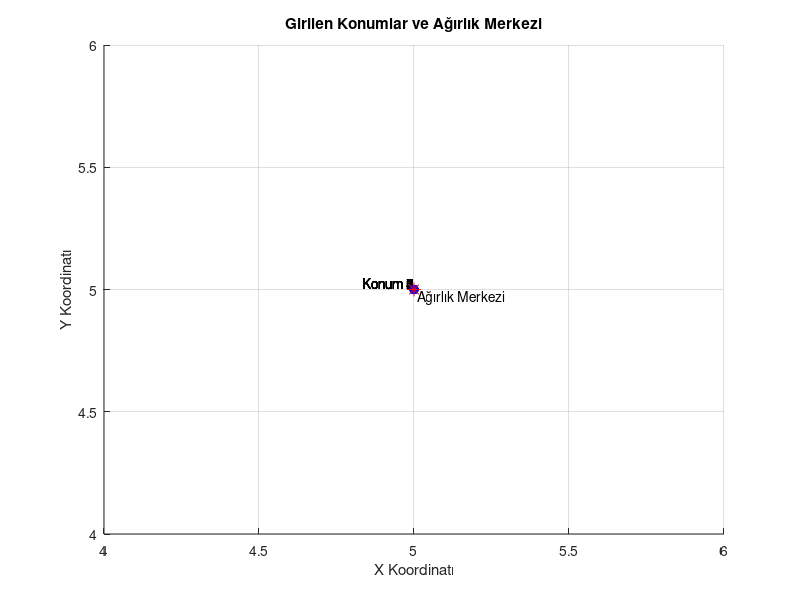

Reproduce this figure in MATLAB.
% Sabit hacimler
hacim = [80; 100; 120; 130; 100; 150; 90];

% Alınacak veri sayısını 7 ye sabitler yukarıda 7 tane hacim olduğu için
% eğer veri sayısını arttırmak istersek ekstra hacim ekleyebiliriz.
n = length(hacim);

% Boş dizi
koordinat_x = zeros(n, 1);
koordinat_y = zeros(n, 1);

% Koordinat 
figure;
hold on; 
grid on; 
xlabel('X Koordinatı'); % X ekseni etiketi
ylabel('Y Koordinatı'); % Y ekseni etiketi
title('Girilen Konumlar ve Ağırlık Merkezi');

% X ve Y koordinatlarını toplamak 
for i = 1:n
    fprintf('Konum %d için verileri girin:\n', i);
    koordinat_x(i) = input('X koordinatını girin: ');
    koordinat_y(i) = input('Y koordinatını girin: ');
    
    % Her girilen noktayı mavi nokta ile işaretle
    plot(koordinat_x(i), koordinat_y(i), 'bo', 'MarkerFaceColor', 'b'); 
    text(koordinat_x(i), koordinat_y(i), sprintf(' Konum %d', i), ...
         'VerticalAlignment', 'bottom', 'HorizontalAlignment', 'right');
end

% Volumetrik ağırlıklı koordinatları hesapla
Vx = hacim .* koordinat_x;
Vy = hacim .* koordinat_y;

% Toplam hacimi hesapla
toplam_hacim = sum(hacim);

% Merkez noktasını hesapla
Xc = sum(Vx) / toplam_hacim;
Yc = sum(Vy) / toplam_hacim;

% Ağırlık merkezini kırmızı yıldız ile işaretle
plot(Xc, Yc, 'r*', 'MarkerSize', 10); % 'r*' kırmızı yıldız ağırlık merkezi için
text(Xc, Yc, ' Ağırlık Merkezi', ...
     'VerticalAlignment', 'top', 'HorizontalAlignment', 'left');

% Grafik eksenlerini sabitle
axis([min(koordinat_x)-1, max(koordinat_x)+1, min(koordinat_y)-1, max(koordinat_y)+1]);

% Grafik çizimini kapat
hold off;


% Sonuçları cmdye yazdır
fprintf('\nX merkezi: %.2f\n', Xc);
fprintf('Y merkezi: %.2f\n', Yc);
